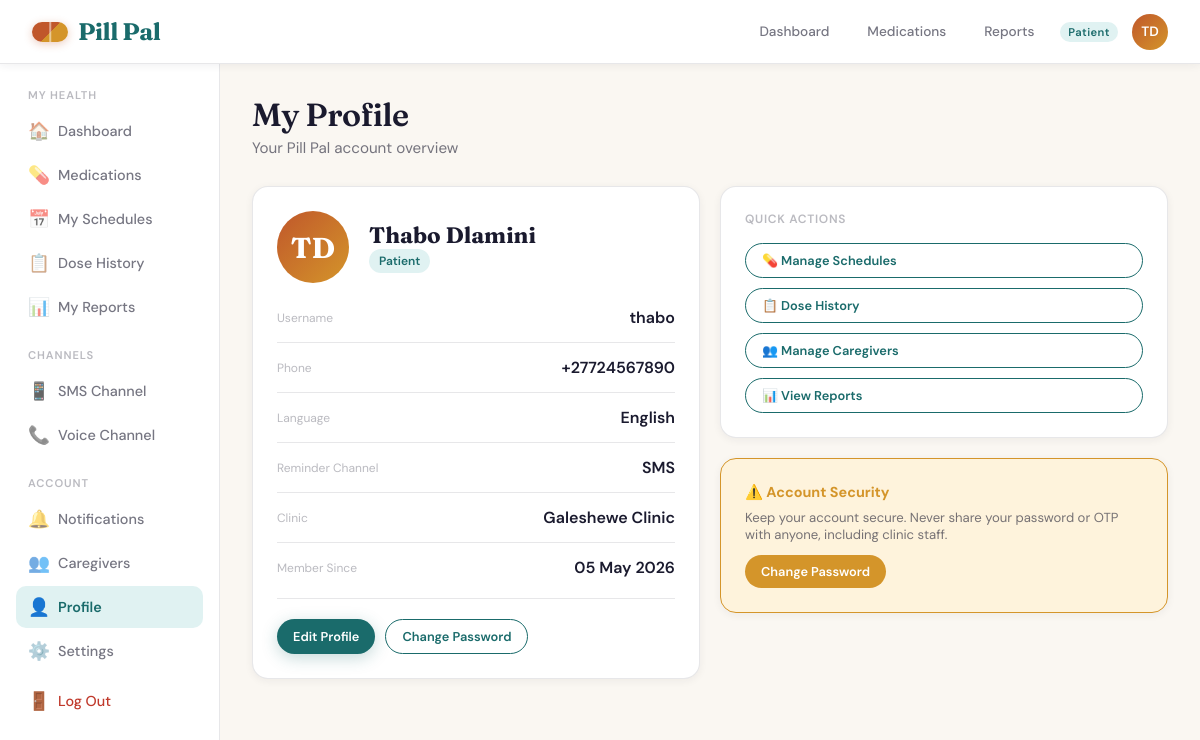
The app's page /accounts/profile/ (signed in), older data.
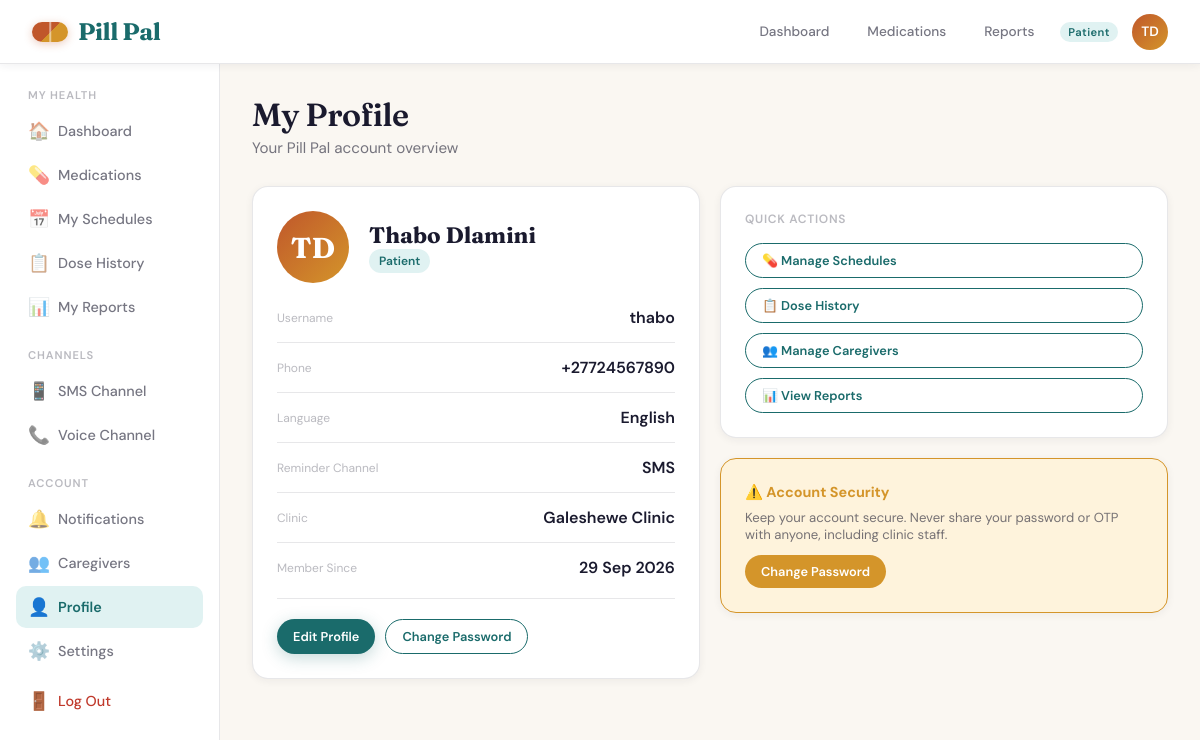
The same page, newer data.
### accounts/models.py (models this page shows, shortened)
class User(AbstractUser):
    ROLE_CHOICES = [
        ('patient', 'Patient'),
        ('caregiver', 'Caregiver'),
        ('clinic_admin', 'Clinic Admin'),
        ('chw', 'Community Health Worker'),
    ]
    CHANNEL_CHOICES = [
        ('sms', 'SMS'),
        ('voice', 'Voice Call'),
        ('app', 'App Push Notification'),
    ]
    LANGUAGE_CHOICES = [
        ('en', 'English'),
        ('zu', 'isiZulu'),
        ('xh', 'isiXhosa'),
        ('st', 'Sesotho'),
        ('tn', 'Setswana'),
    ]
    role = models.CharField(max_length=20, choices=ROLE_CHOICES, default='patient')
    phone_number = models.CharField(max_length=20, blank=True)
    date_of_birth = models.DateField(null=True, blank=True)
    language_preference = models.CharField(max_length=5, choices=LANGUAGE_CHOICES, default='en')
    channel_preference = models.CharField(max_length=10, choices=CHANNEL_CHOICES, default='sms')
    clinic = models.ForeignKey('core.Clinic', on_delete=models.SET_NULL, null=True, blank=True, related_name='users')
    notif_reminders = models.BooleanField(default=True)
    notif_refill = models.BooleanField(default=True)
    notif_broadcasts = models.BooleanField(default=True)
    notif_weekly = models.BooleanField(default=False)
    notif_caregiver_alerts = models.BooleanField(default=True)
    @property
    def initials(self):
        parts = self.get_full_name().split()
        return ''.join(p[0] for p in parts[:2]).upper() if parts else self.username[:2].upper()

### core/models.py (models this page shows)
class Clinic(models.Model):
    name = models.CharField(max_length=200)
    province = models.CharField(max_length=100)
    district = models.CharField(max_length=100)
    contact_email = models.EmailField(blank=True)
    phone = models.CharField(max_length=20, blank=True)
    def __str__(self):
        return self.name

### accounts/views.py (the view)
# urls.py: path('profile/', views.profile_view, name='profile'),
@login_required
def profile_view(request):
    return render(request, 'core/profile.html', {'profile_user': request.user})

### core/templates/core/profile.html (shortened to what this page needs)
{% extends 'core/base.html' %}
{% block content %}
<div class="page-header">
  <h1>My Profile</h1>
  <p class="subtitle">Your Pill Pal account overview</p>
</div>
<div class="grid-2" style="align-items:start;">
  <div class="card">
    <div style="display:flex;align-items:center;gap:20px;margin-bottom:24px;">
      <div style="width:72px;height:72px;border-radius:50%;background:linear-gradient(135deg,var(--terracotta),var(--ochre));display:flex;align-items:center;justify-content:center;color:white;font-family:'Fraunces',serif;font-size:1.8rem;font-weight:700;">{{ profile_user.initials }}</div>
      <div>
        <div style="font-family:'Fraunces',serif;font-size:1.4rem;font-weight:700;">{{ profile_user.get_full_name|default:profile_user.username }}</div>
        <div><span class="badge badge-teal">{{ profile_user.get_role_display }}</span></div>
      </div>
    </div>
    <div style="display:flex;flex-direction:column;gap:14px;">
      <div class="flex-between"><span class="text-xs">Username</span><span style="font-weight:600;">{{ profile_user.username }}</span></div>
      <div class="divider" style="margin:0;"></div>
      <div class="flex-between"><span class="text-xs">Phone</span><span style="font-weight:600;">{{ profile_user.phone_number|default:"Not set" }}</span></div>
      <div class="divider" style="margin:0;"></div>
      <div class="flex-between"><span class="text-xs">Language</span><span style="font-weight:600;">{{ profile_user.get_language_preference_display }}</span></div>
      <div class="divider" style="margin:0;"></div>
      <div class="flex-between"><span class="text-xs">Reminder Channel</span><span style="font-weight:600;">{{ profile_user.get_channel_preference_display }}</span></div>
      <div class="divider" style="margin:0;"></div>
      <div class="flex-between"><span class="text-xs">Clinic</span><span style="font-weight:600;">{{ profile_user.clinic|default:"Not assigned" }}</span></div>
      <div class="divider" style="margin:0;"></div>
      <div class="flex-between"><span class="text-xs">Member Since</span><span style="font-weight:600;">{{ profile_user.date_joined|date:"d M Y" }}</span></div>
    </div>
    <div class="divider"></div>
    <div style="display:flex;gap:10px;flex-wrap:wrap;">
      <a href="{% url 'settings' %}" class="btn btn-primary btn-sm">Edit Profile</a>
      <a href="{% url 'change_password' %}" class="btn btn-ghost btn-sm">Change Password</a>
    </div>
  </div>
  <div style="display:flex;flex-direction:column;gap:20px;">
    {% if profile_user.role == 'patient' %}
    <div class="card">
      <div class="card-label mb-16">Quick Actions</div>
      <div style="display:flex;flex-direction:column;gap:10px;">
        <a href="{% url 'schedule_list' %}" class="btn btn-ghost btn-sm" style="justify-content:flex-start;">💊 Manage Schedules</a>
        <a href="{% url 'dose_history' %}" class="btn btn-ghost btn-sm" style="justify-content:flex-start;">📋 Dose History</a>
        <a href="{% url 'caregiver_management' %}" class="btn btn-ghost btn-sm" style="justify-content:flex-start;">👥 Manage Caregivers</a>
        <a href="{% url 'reports' %}" class="btn btn-ghost btn-sm" style="justify-content:flex-start;">📊 View Reports</a>
      </div>
    </div>
    {% endif %}
    <div class="card" style="background:var(--amber-light);border-color:var(--amber);">
      <div style="font-weight:700;font-size:.9rem;color:var(--amber);margin-bottom:8px;">⚠️ Account Security</div>
      <p class="text-sm" style="color:var(--ink-60);margin-bottom:12px;">Keep your account secure. Never share your password or OTP with anyone, including clinic staff.</p>
      <a href="{% url 'change_password' %}" class="btn btn-sm" style="background:var(--amber);color:white;">Change Password</a>
    </div>
  </div>
</div>
{% endblock %}

### core/templates/core/base.html (shortened to what this page needs)
<!DOCTYPE html>
<html lang="en">
<head>
{% load static %}
</head>
<body>
{% if user.is_authenticated %}
<header class="topbar">
  <a href="{% url 'landing' %}" class="logo"><span class="logo-pill"></span>Pill Pal</a>
  <div class="topbar-right">
    <a href="{% url 'dashboard' %}" class="nav-link {% if request.resolver_match.url_name == 'dashboard' %}active{% endif %}">Dashboard</a>
    {% if user.role == 'patient' %}
    <a href="{% url 'medications' %}" class="nav-link {% if request.resolver_match.url_name == 'medications' %}active{% endif %}">Medications</a>
    <a href="{% url 'reports' %}" class="nav-link {% if request.resolver_match.url_name == 'reports' %}active{% endif %}">Reports</a>
    {% endif %}
    <span class="role-badge">{{ user.get_role_display }}</span>
    <a href="{% url 'settings' %}" class="avatar" title="{{ user.get_full_name }}">{{ user.initials }}</a>
  </div>
</header>
<div class="app-layout">
  <aside class="sidebar">
    {% if user.role == 'patient' %}
    <div class="nav-section-label">My Health</div>
    <a href="{% url 'dashboard' %}" class="nav-item {% if request.resolver_match.url_name == 'dashboard' %}active{% endif %}"><span class="nav-icon">🏠</span>Dashboard</a>
    <a href="{% url 'medications' %}" class="nav-item {% if request.resolver_match.url_name in 'medications,medication_detail' %}active{% endif %}"><span class="nav-icon">💊</span>Medications</a>
    <a href="{% url 'schedule_list' %}" class="nav-item {% if request.resolver_match.url_name == 'schedule_list' %}active{% endif %}"><span class="nav-icon">📅</span>My Schedules</a>
    <a href="{% url 'dose_history' %}" class="nav-item {% if request.resolver_match.url_name == 'dose_history' %}active{% endif %}"><span class="nav-icon">📋</span>Dose History</a>
    <a href="{% url 'reports' %}" class="nav-item {% if request.resolver_match.url_name == 'reports' %}active{% endif %}"><span class="nav-icon">📊</span>My Reports</a>
    <div class="nav-section-label">Channels</div>
    <a href="{% url 'sms_simulator' %}" class="nav-item {% if request.resolver_match.url_name == 'sms_simulator' %}active{% endif %}"><span class="nav-icon">📱</span>SMS Channel</a>
    <a href="{% url 'voice_channel' %}" class="nav-item {% if request.resolver_match.url_name == 'voice_channel' %}active{% endif %}"><span class="nav-icon">📞</span>Voice Channel</a>
    <div class="nav-section-label">Account</div>
    <a href="{% url 'notifications' %}" class="nav-item {% if request.resolver_match.url_name == 'notifications' %}active{% endif %}"><span class="nav-icon">🔔</span>Notifications</a>
    <a href="{% url 'caregiver_management' %}" class="nav-item {% if request.resolver_match.url_name == 'caregiver_management' %}active{% endif %}"><span class="nav-icon">👥</span>Caregivers</a>
    <a href="{% url 'profile' %}" class="nav-item {% if request.resolver_match.url_name == 'profile' %}active{% endif %}"><span class="nav-icon">👤</span>Profile</a>
    <a href="{% url 'settings' %}" class="nav-item {% if request.resolver_match.url_name == 'settings' %}active{% endif %}"><span class="nav-icon">⚙️</span>Settings</a>
    {% endif %}
    <a href="{% url 'logout' %}" class="nav-item" style="color:var(--red)"><span class="nav-icon">🚪</span>Log Out</a>
  </aside>
  <main class="main-content fade-in">
    {% block content %}{% endblock %}
  </main>
</div>
{% else %}
{% block public_content %}{% endblock %}
{% endif %}
</body>
</html>

Row changes from the older to the newer data that the page shows:
changed User "TD": date_joined "05 May 2026" → "29 Sep 2026"
